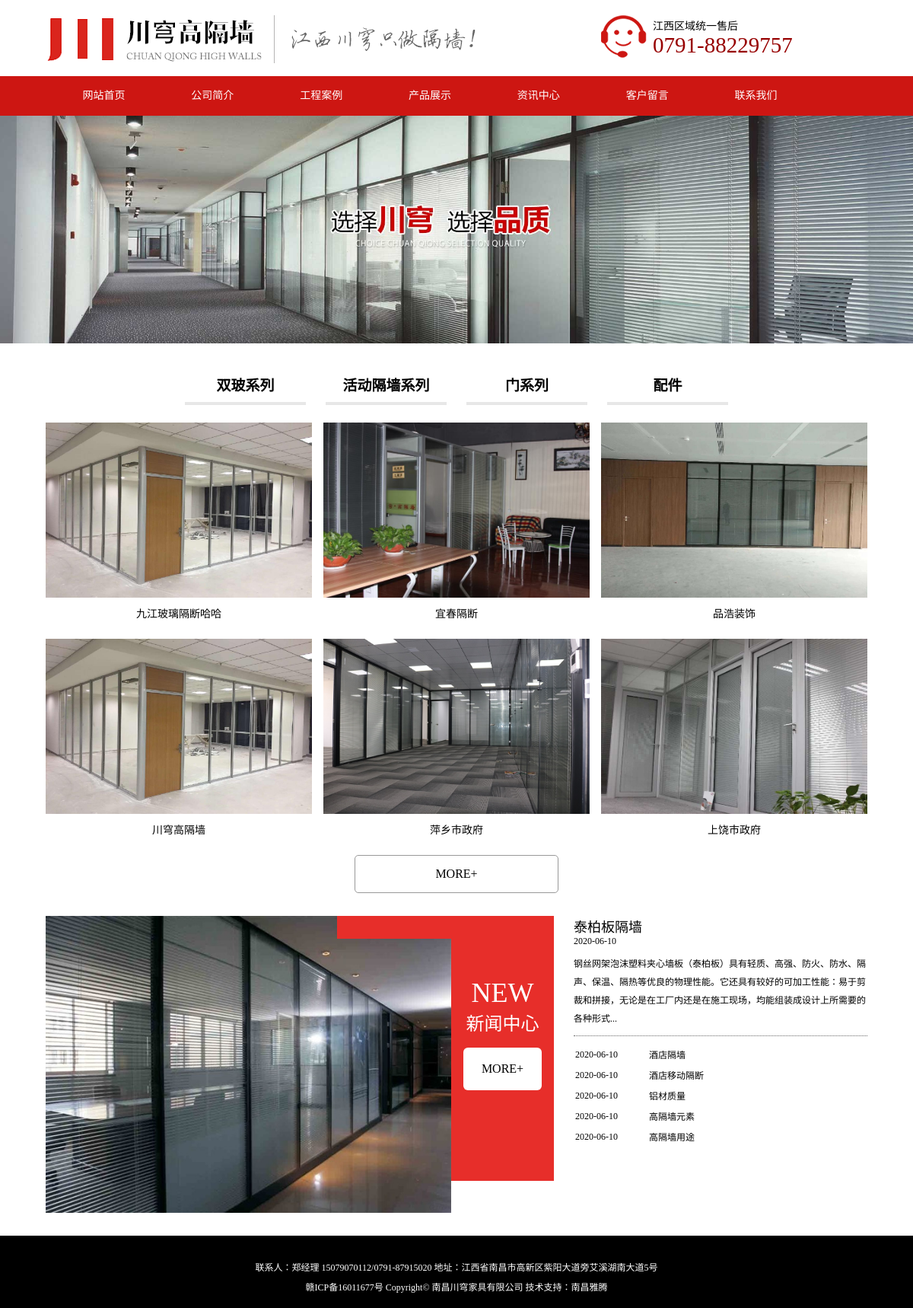
The page / on the database its author committed.
### tables this page shows
CREATE TABLE `cases`  (
  `id` int(10) UNSIGNED NOT NULL AUTO_INCREMENT,
  `name` varchar(255) NULL DEFAULT NULL,
  `classfiy` varchar(255) NULL DEFAULT NULL,
  `content` text NULL,
  `img` varchar(255) NULL DEFAULT NULL,
  `browse` int(255) UNSIGNED NULL DEFAULT NULL,
  `time` int(255) NULL DEFAULT NULL,
  PRIMARY KEY (`id`) USING BTREE
);

CREATE TABLE `news`  (
  `id` int(10) UNSIGNED NOT NULL AUTO_INCREMENT,
  `name` varchar(255) NULL DEFAULT NULL,
  `classfiy` varchar(255) NULL DEFAULT NULL,
  `browser` int(255) NULL DEFAULT NULL,
  `content` text NULL,
  `time` int(10) NULL DEFAULT NULL,
  PRIMARY KEY (`id`) USING BTREE
);

### admin/fun.php (called while the page is built, shortened)
<?php
    class Mysql {
        public $host = 'localhost';
        public $user = 'root';
        public $password = 'root';
        public $dbname = 'gaogeqiang';
        public $table;
        public function __construct($table) {
            $this->table =$table;
        }
        public function connectdb() {
            $dns = "mysql:host=$this->host;dbname=$this->dbname";
            $db = new PDO($dns,$this->user,$this->password); $db->exec("SET name 'UTF8'");
            return $db;
        }
        public function selectAll() {
            $db = $this->connectdb($this->table);
            $sql = "select * from $this->table order by id asc";
            $query = $db->query($sql);
            $query->setFetchMode(PDO::FETCH_ASSOC);
            $result = $query->fetchAll();
            return $result;
        }
        public function selectByPage($num,$page='',$search="") {
            $sql = "select count(id) as t from $this->table $search";
            $db = $this->connectdb();
            $query = $db->query($sql);
            $row = $query->fetch();
            $total = $row["t"];
            $pages = ceil($total / $num);
            $page = isset($page)?$page:1;
             $start =  ($page - 1)*$num;
            $sql = "select * from $this->table $search order by id asc limit $start,$num";
            $db = $this->connectdb();
            $query = $db->query($sql);
            $query->setFetchMode(PDO::FETCH_ASSOC);
            $result = $query->fetchAll();
            $beforepage = $page-1;
            if($beforepage<1) {
                $beforepage =1;
            }
            $afterpage = $page+1;
            $arr = array('pages'=>$pages,'result'=>$result,'beforepage'=>$beforepage,'afterpage'=>$afterpage);
            return $arr;
        }
    }
?>

### index.php (the view, shortened to what this page needs)
<!DOCTYPE html>
<html lang="en">
<head>
	<link rel="stylesheet" href="./index.css" />
</head>
<body>
	<?php
	include './fun-ahead.php';
	$mysql = new Mysql('news');
	$result = $mysql->selectAll();
	$result = array_splice($result, 0, 6);
	$content = $result[0]['content'];
	$sbosqlsearch = $shuangbo['search'];
	$sbosql = new Mysql('cases');
	$sbores = $sbosql-> selectByPage(6,1,$sbosqlsearch);
	$sbores = $sbores['result'];
	?>
	<header class="header-top">
		<div class="logo">
			<a href="./index.php"></a>
		</div>
		<div class="tel">
			<p>江西区域统一售后</p>
			<p>0791-88229757</p>
		</div>
	</header>
	<nav>
		<div class="nav-middle">
			<li><a href="index.php">网站首页</a></li>
			<li onmouseover="show(this)" onmouseleave="hide(this)">
				<a href="aboutus.php">公司简介</a>
			<li onmouseover="show(this)" onmouseleave="hide(this)">
				<a href="cases.php">工程案例</a>
			</li>
			<li onmouseover="show(this)" onmouseleave="hide(this)">
				<a href="product.php">产品展示</a>
			<li onmouseover="show(this)" onmouseleave="hide(this)">
				<a href="news.php">资讯中心</a>
			</li>
			<li><a href="message.php">客户留言</a></li>
			<li><a href="contact.php">联系我们</a></li>
		</div>
		<div class="slideshow">
			<ul>
				<li><img src="./img/slide01.jpg" alt="" /></li>
			</ul>
		</div>
	</nav>
	<div id="index-main">
		<div class="top">
			<span>双玻系列</span>
			<span>活动隔墙系列</span>
			<span>门系列</span>
			<span>配件</span>
		</div>
		<div id="current">
		<div class="content-img">
			<?php
				foreach($sbores as $v) {
					$id = $v['id'];
					$path = "./admin/upload/".$v['img'];
					$str .= "<a href='caseshow.php?id=$id'>"
					."<img src=$path><span>".$v['name']."</span></a>";
				}
				echo $str;
			?>
		</div>
		<div class="more">
			<a href="#" class="more">MORE+</a>
		</div>
		</div>
		<div class="bottom clearfix">
			<div class="bottom-left ">
				<img src="./img/01.jpg" alt="" />
				<div class="mask"></div>
				<div class="news">
					<p>NEW</p>
					<li>新闻中心</li>
					<a href="news.php">MORE+</a>
				</div>
			</div>
			<div class="bottom-right">
				<a><?php echo $result[0]['name'] ?></a>
				<p class="time"><?php echo date('Y-m-d', $result[0]['time']) ?></p>
				<p class="content">
					<?php echo mb_substr($content, 0, 100) . '...' ?>
				</p>
				<table>
					<?php
						for($i=1;$i<count($result);$i++) {
							$time = date('Y-m-d',$result[$i]['time']);
							$str2 .= "<tr><td>$time</td>";
							$id = $result[$i]['id'];
							$name = $result[$i]['name'];
							$str2 .= "<td><a href='newsshow.php?id=$id'>$name</a></td></tr>";
						}
						echo $str2;
					?>
				</table>
			</div>
		</div>
	</div>
	<footer>
		<div class="footer-middle">
			<p>
				联系人：郑经理 15079070112/0791-87915020
				地址：江西省南昌市高新区紫阳大道旁艾溪湖南大道5号
			</p>
			<p>
				赣ICP备16011677号 Copyright© 南昌川穹家具有限公司 技术支持：南昌雅腾
			</p>
		</div>
	</footer>
</body>
</html>

### index.css (style rules this page uses)
* { padding: 0; margin: 0; }
a { text-decoration: none; color: #000000; }
li { list-style: none; }
body { font-size: 14px; font-family: "微软雅黑"; }
.clearfix:after { content: ""; display: block; height: 0; visibility: hidden; clear: both; }
.clearfix { zoom: 1; }
.header-top { width: 1080px; height: 100px; margin: 0 auto; background-color: #ffffff; }
.header-top .logo { float: left; height: 100%; }
.header-top .logo a { display: block; width: 574px; height: 100%; background: url("img/logo.png") no-repeat 0 20px; }
.header-top .tel { float: right; display: block; width: 282px; height: 57px; padding-left: 72px; padding-top: 7px; margin-top: 16px; background: url("img/tel-logo.png") no-repeat; }
.header-top .tel p:last-child { font-size: 29px; color: #970000; }
nav { width: 100%; background-color: #cd1612; margin-bottom: 30px; }
nav .nav-middle { width: 1000px; height: 52px; line-height: 52px; margin: 0 auto; display: flex; padding-right: 70px; }
nav .nav-middle li { flex: 1; text-align: center; position: relative; }
nav .nav-middle li a { display: block; height: 100%; width: 100%; color: #ffffff; }
nav .slideshow ul { width: 100%; }
nav .slideshow ul img { display: block; width: 100%; }
footer { width: 100%; height: 95px; background-color: #000000; padding-top: 32px; margin-top: 30px; box-sizing: border-box; }
footer .footer-middle { text-align: center; font-size: 12px; color: #ffffff; }
footer .footer-middle p:last-child { padding-top: 8px; }
#index-main { width: 1080px; margin: 0 auto; }
#index-main .top { width: 100%; text-align: center; font-size: 0; }
#index-main .top span { display: inline-block; margin: 0 13px; width: 115px; text-align: center; padding: 10px 22px; border-bottom: 4px solid #e7e7e7; font-size: 19px; font-weight: 600; color: #000000; }
#index-main .content-img { display: flex; flex-wrap: wrap; margin-top: 23px; justify-content: flex-start; }
#index-main .content-img a { display: block; width: 350px; text-align: center; margin-right: 15px; }
#index-main .content-img a:nth-child(3n) { margin-right: 0; }
#index-main .content-img a img { display: block; width: 350px; height: 230px; }
#index-main .content-img a span { display: block; margin-top: 10px; margin-bottom: 24px; }
#index-main .more { width: 100%; margin: 0 auto; text-align: center; }
#index-main .more a { display: block; width: 266px; height: 48px; border: 1px solid #999999; border-radius: 5px; text-align: center; line-height: 48px; font-size: 16px; }
#index-main .bottom { margin-top: 30px; }
#index-main .bottom .bottom-left { position: relative; float: left; }
#index-main .bottom .bottom-left img { display: block; width: 533px; height: 390px; }
#index-main .bottom .bottom-left .mask { width: 150px; height: 30px; background-color: #e72e2a; position: absolute; top: 0; right: 0; }
#index-main .bottom .bottom-left .news { width: 135px; height: 348px; background-color: #e72e2a; position: absolute; top: 0; right: -135px; color: #ffffff; text-align: center; padding-top: 80px; box-sizing: border-box; }
#index-main .bottom .bottom-left .news p { font-size: 36px; }
#index-main .bottom .bottom-left .news li { font-size: 24px; }
#index-main .bottom .bottom-left .news a { font-size: 16px; display: block; padding: 19px 0; margin-top: 15px; margin: 16px 16px; background-color: #ffffff; border-radius: 6px; }
#index-main .bottom .bottom-right { float: right; width: 386px; }
#index-main .bottom .bottom-right a { font-size: 18px; margin-bottom: 10px; }
#index-main .bottom .bottom-right p { font-size: 12px; }
#index-main .bottom .bottom-right .content { margin: 10px 0 ; line-height: 24px; }
#index-main .bottom .bottom-right table { font-size: 12px; width: 100%; border-top: 1px #666666 dotted; padding-top: 10px; }
#index-main .bottom .bottom-right table a { font-size: 12px; color: #000000; }
#index-main .bottom .bottom-right table tr { height: 25px; }
#index-main .bottom .bottom-right table tr td:first-child { width: 25%; }

### rows shown on the page
cases: img (picture), name "九江玻璃隔断哈哈"
cases: img (picture), name "宜春隔断"
cases: img (picture), name "品浩装饰"
cases: img (picture), name "川穹高隔墙"
cases: img (picture), name "萍乡市政府"
cases: img (picture), name "上饶市政府"
news: name "泰柏板隔墙", time "2020-06-10", content "钢丝网架泡沫塑料夹心墙板（泰柏板）具有轻质、高强、防火、防水、隔声、保温、隔热等优良的物理性能。它还具有较好的可加工性能：易于剪裁和拼接，无论是在工厂内还是在施工现场，均能组装成设计上所需要的各种形式"
news: time "2020-06-10", name "酒店隔墙"
news: time "2020-06-10", name "酒店移动隔断"
news: time "2020-06-10", name "铝材质量"
news: time "2020-06-10", name "高隔墙元素"
news: time "2020-06-10", name "高隔墙用途"
